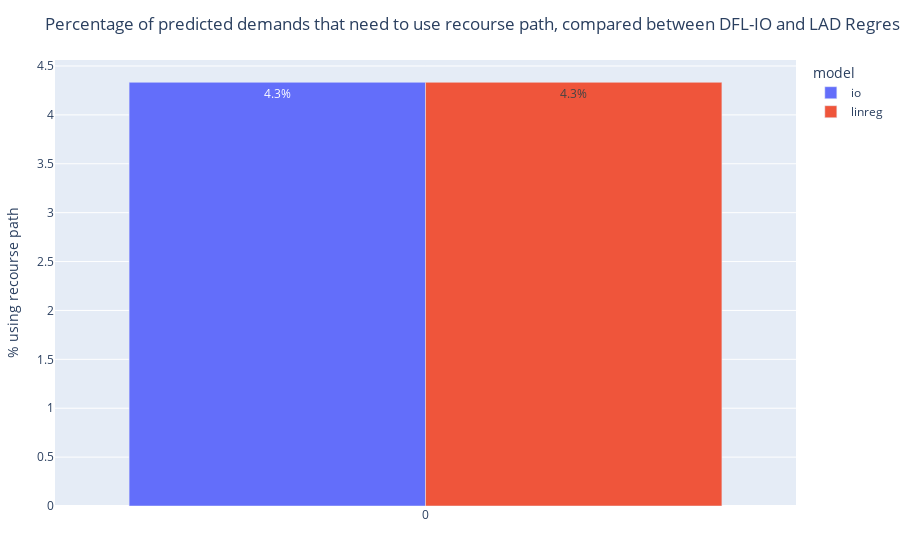

The notebook cell this image was saved under:
### Markdown cell above
First analyse, for every model and dataset, how many predicted demands result in having to use the recourse path. We are testing the robustness of the prediction algorithm

### Code cell
plot(
    recourse_analysis,
    kind="bar",
    y=:pct_recourse,
    text=:str_pct_recourse,
    facet_col=:n_points, 
    color=:model,
    Layout(
        xaxis_title="",
        yaxis_title="% using recourse path",
        title="Percentage of predicted demands that need to use recourse path, compared between DFL-IO and LAD Regression"
    )
)

### Figure 1 — Plotly figure (JSON) as saved in the notebook; plotly's stock layout.template omitted (floating-point values rounded to 4 significant figures)
{"data": [{"legendgroup": "io", "marker": {"color": "#636efa"}, "name": "io", "showlegend": true, "text": ["4.3%"], "type": "bar", "xaxis": "x", "y": [4.333], "yaxis": "y"}, {"legendgroup": "linreg", "marker": {"color": "#EF553B"}, "name": "linreg", "showlegend": true, "text": ["4.3%"], "type": "bar", "xaxis": "x", "y": [4.333], "yaxis": "y"}], "layout": {"legend": {"title": {"text": "model"}, "tracegroupgap": 0}, "margin": {"b": 50, "l": 50, "r": 50, "t": 60}, "title": "Percentage of predicted demands that need to use recourse path, compared between DFL-IO and LAD Regression", "xaxis": {"title": {"text": ""}}, "yaxis": {"title": {"text": "% using recourse path"}}}}
